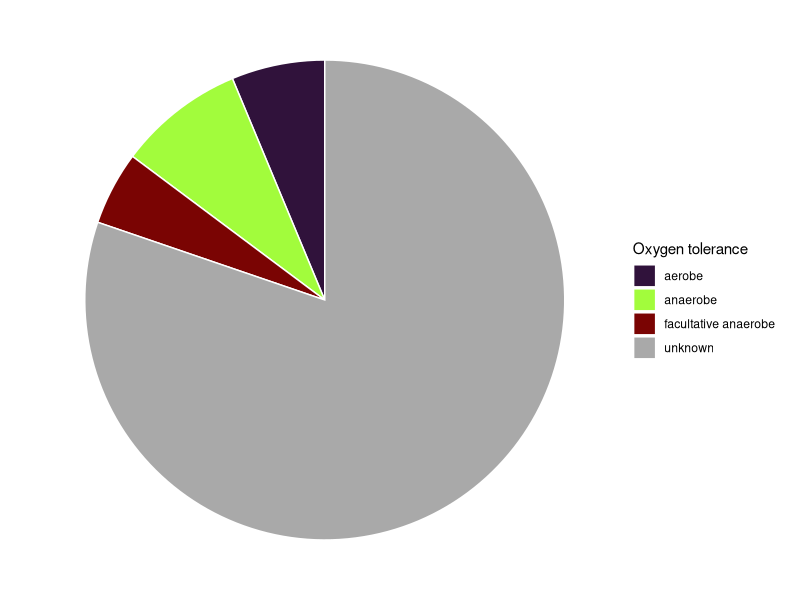
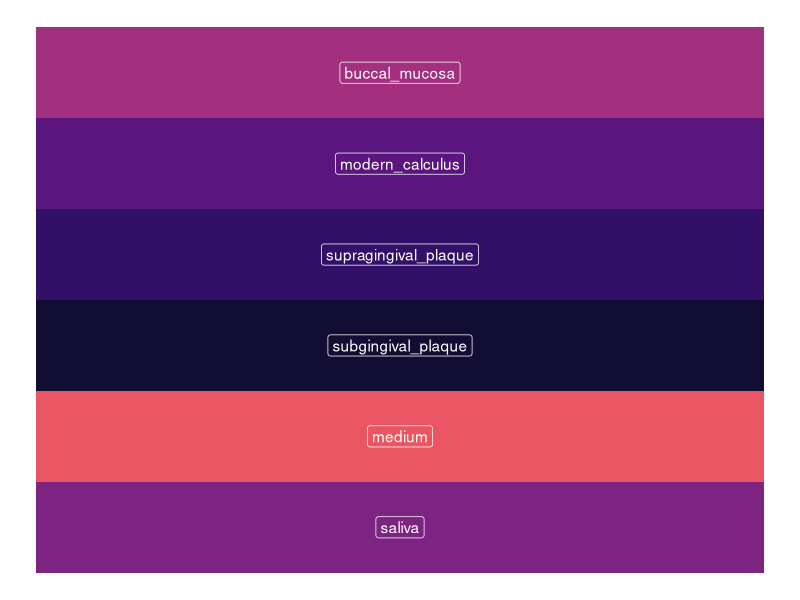
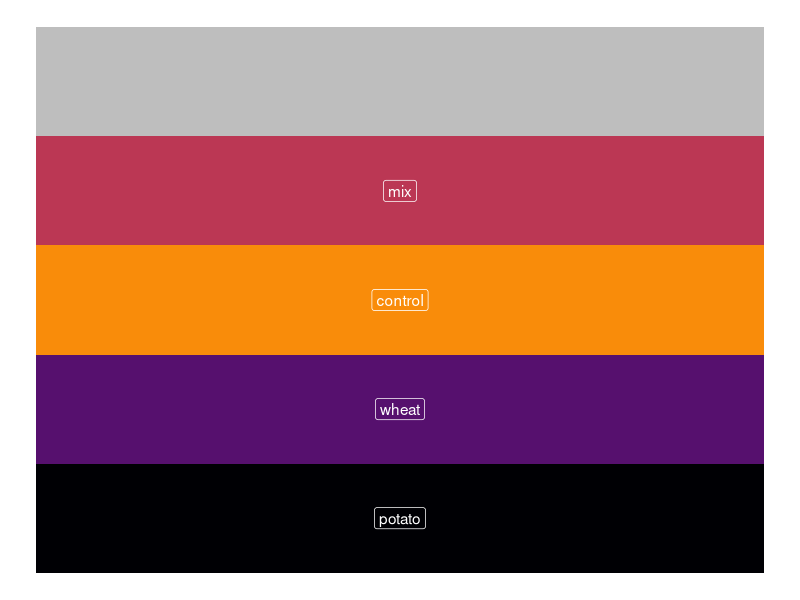
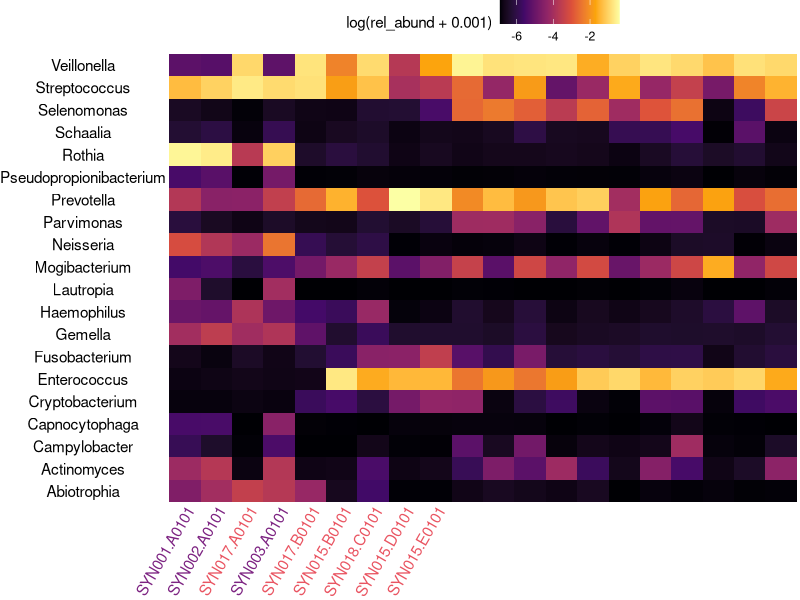
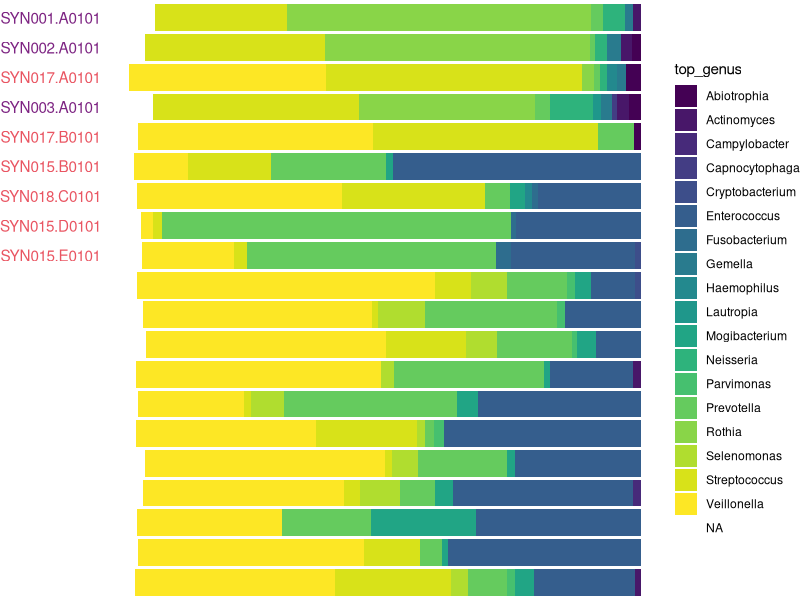
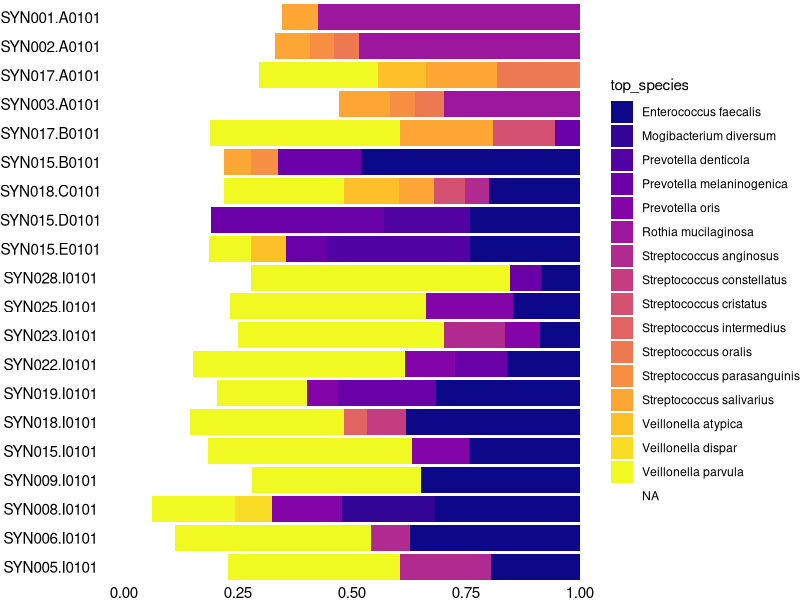
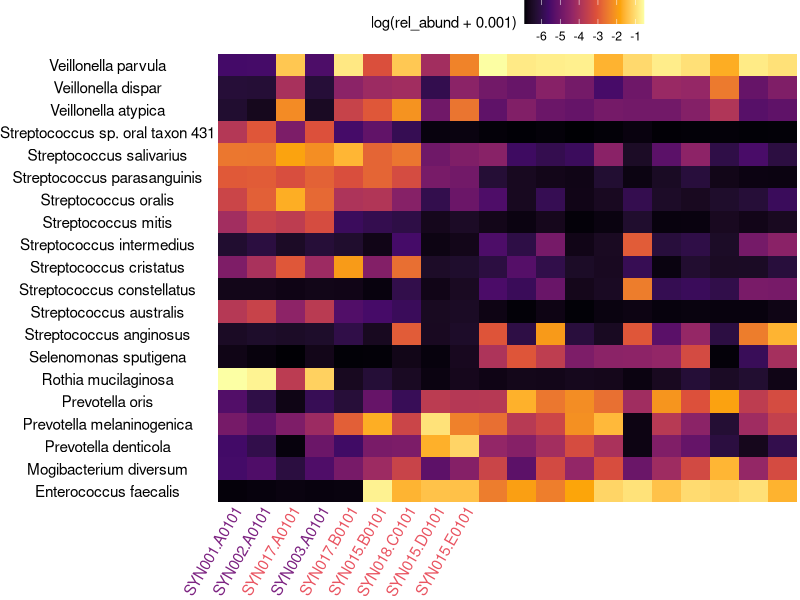
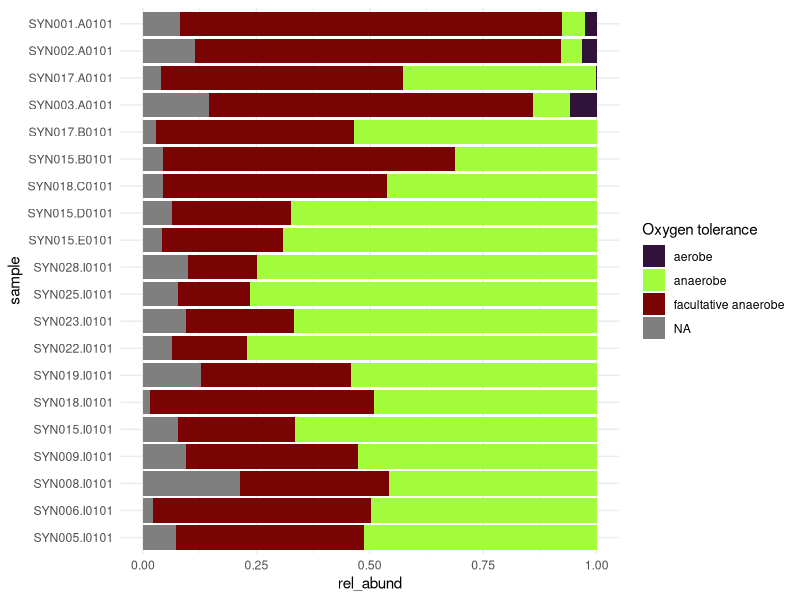

R code for these plots, in order:
## ---- chunk 1
library(tidyverse)
library(here)
metadata <- readr::read_tsv(here("01-documentation/metadata.tsv"))
analysis_metadata <- readr::read_tsv(here("01-documentation/analysis-metadata.tsv"))
experiment_metadata <- readr::read_tsv(here("01-documentation/experiment-metadata.tsv")) %>%
  filter(`#SampleID` %in% analysis_metadata$`#SampleID`)
bac_properties <- readr::read_tsv(here("01-documentation/species-properties.tsv"))
otu_table_decontam <- readr::read_tsv(here("05-results/post-decontam_taxatable.tsv")) 

# object to order plots by sampling day
day_order <- experiment_metadata %>%
  #filter(`#SampleID` %in% analysis_metadata$`#SampleID`) %>%
  #filter(str_detect(`#SampleID`, "SYN")) %>% # only include samples from this study
  arrange(desc(day)) %>% # order by sampling day (ascending)
  .$`#SampleID` # isolate sample names

# my_pallette2 <- c(viridisLite::magma(n = length(top_genus_names)), "grey") 
# names(my_pallette2) <- levels(top_abundance_genus$top_genus)
# my_scale2 <- scale_fill_manual(name = "top_genus", values = my_pallette2)

treatment_colours <- viridisLite::inferno(n = length(unique(experiment_metadata$treatment))) # define pallette and number of colours
env_colours <- viridisLite::magma(n = length(unique(analysis_metadata$Env))) # define pallette and number of colours

experiment_colours <- experiment_metadata %>%
  arrange(desc(day)) %>% 
  mutate(treat_col = case_when(
           treatment == "potato" ~ treatment_colours[1],
           treatment == "wheat" ~ treatment_colours[2],
           treatment == "mix" ~ treatment_colours[3],
           treatment == "control" ~ treatment_colours[4],
           is.na(treatment) ~ "grey"),
         env_col = case_when(
           Env == "saliva" ~ env_colours[5],
           Env == "byoc_calculus" ~ env_colours[1],
           Env == "medium" ~ env_colours[8]
         ))
analysis_colours <- analysis_metadata %>%
  mutate(env_col = case_when(
    Env == "saliva" ~ env_colours[5],
    Env == "byoc_calculus" ~ env_colours[1],
    Env == "medium" ~ env_colours[8],
    Env == "buccal_mucosa" ~ env_colours[6],
    Env == "subgingival_plaque" ~ env_colours[2],
    Env == "supragingival_plaque" ~ env_colours[3],
    Env == "modern_calculus" ~ env_colours[4]
         ))
## ---- chunk 2
# convert decontaminated taxatable to long format
otu_table_long <- otu_table_decontam %>%
  pivot_longer(
    cols = where(is.numeric),
    names_to = "sample",
    values_to = "count"
    ) %>%
  rename(species = `#OTU ID`) %>%
  mutate(genus = str_extract(species, "\\w+"))
## ---- chunk 3
species_abund_long <- otu_table_long %>%
  group_by(sample) %>%
  mutate(rel_abund = count / sum(count))

genus_abund_long <- species_abund_long %>%
  group_by(sample, genus) %>%
  summarise(
    count = sum(count),
    rel_abund = sum(rel_abund)
    )

# top 20 common genera in experiment
top_20_genus <- genus_abund_long %>%
  filter(str_detect(sample, "SYN")) %>% 
  ungroup() %>%
  arrange(desc(rel_abund)) %>%
  distinct(genus) %>%
  slice_head(n = 20) %>%
  left_join(genus_abund_long, by = "genus")

# top 20 species in experiment
top_20_species <- species_abund_long %>%
  filter(str_detect(sample, "SYN")) %>% 
  ungroup() %>%
  arrange(desc(rel_abund)) %>%
  distinct(species) %>%
  slice_head(n = 20) %>%
  left_join(species_abund_long, by = "species")
## ---- chunk 4
species_properties <- bac_properties %>%
  right_join(species_abund_long, by = "species") %>%
  mutate(abs = if_else(is.na(abs), FALSE, abs))
## ---- chunk 5
species_properties %>%
  distinct(species, .keep_all = T) %>% 
  count(`Oxygen tolerance`) %>%
  mutate(`Oxygen tolerance` = replace_na(`Oxygen tolerance`, "unknown")) %>%
  ggplot(aes(x = "", y = n, fill = `Oxygen tolerance`)) +
    geom_col(colour = "white") + 
    coord_polar(theta = "y") +
    theme_void() +
    scale_fill_manual(
      values = c(viridisLite::turbo(n = length(levels(as.factor(species_properties$`Oxygen tolerance`)))), "darkgrey"))
## ---- chunk 6
col_seq <- 1:length(levels(as.factor(analysis_colours$env_col)))
env_col <- na.omit(unique(analysis_colours$env_col))
env_label <- filter(
  analysis_colours,
  Env == "saliva" |
  Env == "byoc_calculus" |
  Env == "medium" |
  Env == "buccal_mucosa" |
  Env == "subgingival_plaque" |
  Env == "supragingival_plaque" |
  Env == "modern_calculus"
  ) %>%
  .$Env %>%
  unique()
qplot(y= col_seq, x = 1, fill=factor(col_seq), geom="tile") +
  scale_fill_manual(values = env_col) +
  geom_label(aes(label = env_label), col = "white") +
  theme_void() +
  theme(legend.position="none")
## ---- chunk 7
col_seq <- 1:length(levels(as.factor(experiment_colours$treat_col)))
qplot(y= col_seq, x = 1, fill=factor(col_seq), geom="tile") +
  scale_fill_manual(values = na.omit(unique(experiment_colours$treat_col))) +
  geom_label(aes(label = unique(experiment_colours$treatment)), col = "white") +
  theme_void() +
  theme(legend.position="none")
## ---- chunk 8
#genus_abund_long
top_20_genus %>% 
  filter(sample %in% experiment_metadata$`#SampleID`) %>%
  ggplot(aes(x = sample, y = genus, fill = log(rel_abund + 0.001))) +
    geom_tile() +
    theme_void() +
    scale_x_discrete(limits = rev(day_order)) + # reverse day_order vector
    #my_scale2 +
    theme(
      legend.position = "top",
      axis.text = element_text(),
      axis.text.x = element_text(
        angle = 60,
        hjust = 1,
        vjust = 1,
        colour = rev(experiment_colours$env_col)
        )
      ) +
    scale_fill_viridis_c(option = "B")

genus_abund_long %>%
  filter(sample %in% experiment_metadata$`#SampleID`) %>% 
  mutate(top_genus = case_when(rel_abund > 0.01 ~ genus,
                               TRUE ~ NA_character_)) %>% 
  ggplot(aes(x = rel_abund, y = sample, fill = top_genus)) +
    geom_col() +
    theme_void() +
    scale_y_discrete(limits = day_order) +
    #my_scale2 +
    theme(
      axis.text.y = element_text(colour = experiment_colours$env_col)) +
    scale_fill_viridis_d(option = "D")
## ---- chunk 9
 # label all species below top 10 as 'other' so the rel_abund still sums to 1 for plotting


# Plot colours
# my_pallette <- c(viridisLite::plasma(n = length(top_species_names)), "grey") 
# names(my_pallette) <- levels(top_abundance_species$top_species)
# my_scale <- scale_fill_manual(name = "top_species", values = my_pallette)
# 
# # Plot colours
# species_colours_sample <- top_abundance_species %>% 
#   filter(str_detect(sample, "SYN")) %>%
#   mutate(top_species = as.character(top_species)) %>% 
#   .$top_species %>%
#   unique()
# my_pallette <- c(viridisLite::plasma(n = length(species_colours_sample) - 1), "grey") 
# names(my_pallette) <- c(species_colours_sample[which(species_colours_sample != "other")], "other")
# my_scale <- scale_fill_manual(name = "top_species", values = my_pallette)
# 
# top_abundance_species %>%
#   filter(str_detect(sample, "SYN")) %>%
#   #arrange(day) %>%
#   ggplot(aes(x = rel_abund, y = sample, fill = top_species)) +
#     geom_col() +
#     theme_void() +
#     scale_y_discrete(limits = day_order) +
#     my_scale +
#     theme(axis.text = element_text())

species_abund_long %>%
  filter(str_detect(sample, "SYN")) %>% 
  mutate(top_species = case_when(rel_abund > 0.05 ~ species,
                               TRUE ~ NA_character_)) %>% 
  ggplot(aes(x = rel_abund, y = sample, fill = top_species)) +
    geom_col() +
    theme_void() +
    scale_y_discrete(limits = day_order) +
    #my_scale2 +
    theme(axis.text = element_text()) +
    scale_fill_viridis_d(option = "C")

top_20_species %>% 
  filter(sample %in% experiment_metadata$`#SampleID`) %>%
  ggplot(aes(x = sample, y = species, fill = log(rel_abund + 0.001))) +
    geom_tile() +
    theme_void() +
    scale_x_discrete(limits = rev(day_order)) + # reverse day_order vector
    #my_scale2 +
    theme(
      legend.position = "top",
      axis.text = element_text(),
      axis.text.x = element_text(
        angle = 60,
        hjust = 1,
        vjust = 1,
        colour = rev(experiment_colours$env_col)
        )
      ) +
    scale_fill_viridis_c(option = "B")
## ---- chunk 10
no_match <- unique(filter(species_properties, is.na(`Oxygen tolerance`))$species) # which species had no match?
## ---- chunk 11
species_properties %>% 
  filter(sample %in% experiment_metadata$`#SampleID`) %>% 
  ggplot(aes(y = sample, x = rel_abund, fill = `Oxygen tolerance`)) +
    geom_col() +
    theme_minimal() +
    #theme(axis.text.x = element_text(angle = 90)) +
    scale_y_discrete(limits = day_order) +
    scale_fill_manual(
      values = viridisLite::turbo(n = length(levels(as.factor(species_properties$`Oxygen tolerance`)))))
## ---- chunk 12
species_properties %>% 
  filter(str_detect(sample, "SYN")) %>%#,
         #str_detect(sample, "SYN00[1-3]", negate = T)) %>% 
  ggplot(aes(y = sample, x = rel_abund, fill = abs)) +
    geom_col() +
    theme_minimal() +
    #theme(axis.text.x = element_text(angle = 90)) +
    scale_y_discrete(limits = day_order) +
    scale_fill_viridis_d(option = "E") +
    theme(
      axis.text.y = element_text(
        colour = experiment_colours %>%
          arrange(desc(day)) %>%
          .$treat_col))
## ---- chunk 13
experiment_metadata %>%
  dplyr::select(`#SampleID`, treatment)
## ---- chunk 14
species_properties %>% 
  filter(sample %in% filter(analysis_metadata, str_detect(Env, "calculus|plaque"))$`#SampleID`) %>% 
  #mutate(`Oxygen tolerance` = forcats::fct_explicit_na(`Oxygen tolerance`)) %>%
  ggplot(aes(y = sample, x = rel_abund, fill = `Oxygen tolerance`)) +
    geom_col() +
    theme_minimal() +
    #scale_fill_viridis_d(option = "H") +
    scale_fill_manual(
      values = viridisLite::turbo(n = length(levels(as.factor(species_properties$`Oxygen tolerance`))))) +
  theme(
    axis.text.y = element_text(
        colour = analysis_colours %>%
          filter(str_detect(Env, "calculus|plaque")) %>%
          #arrange(desc(day)) %>%
          .$env_col)
  )
## ---- chunk 15
species_properties %>% 
  filter(sample %in% filter(analysis_metadata, str_detect(Env, "calculus|plaque"))$`#SampleID`) %>% 
  ggplot(aes(y = sample, x = rel_abund, fill = abs)) +
    geom_col() +
    theme_minimal() +
    scale_fill_viridis_d(option = "E")
    #theme(axis.text.x = element_text(angle = 90)) +
